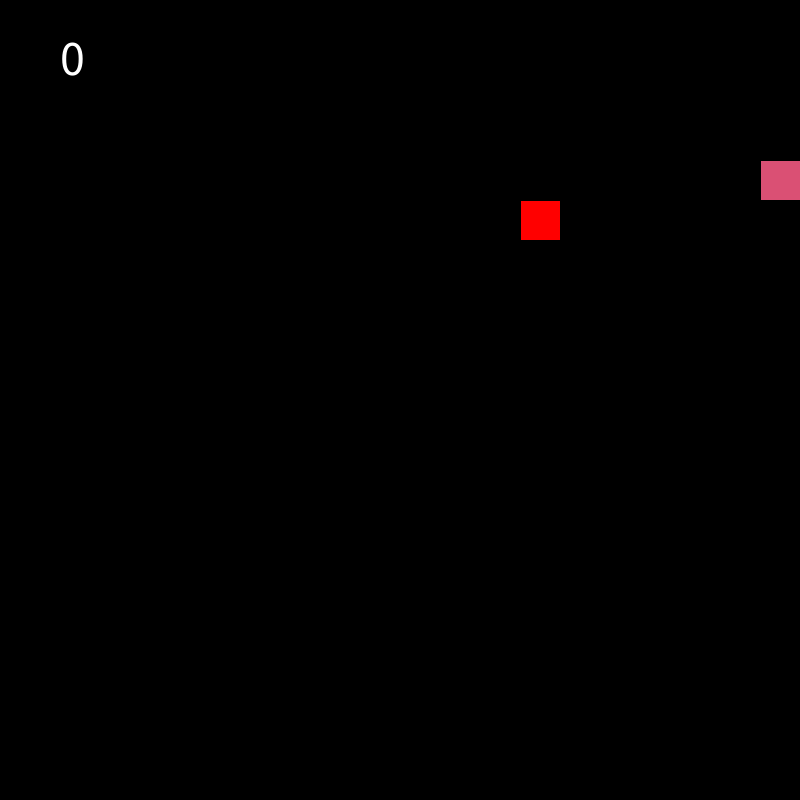
Frame 1 (no input)
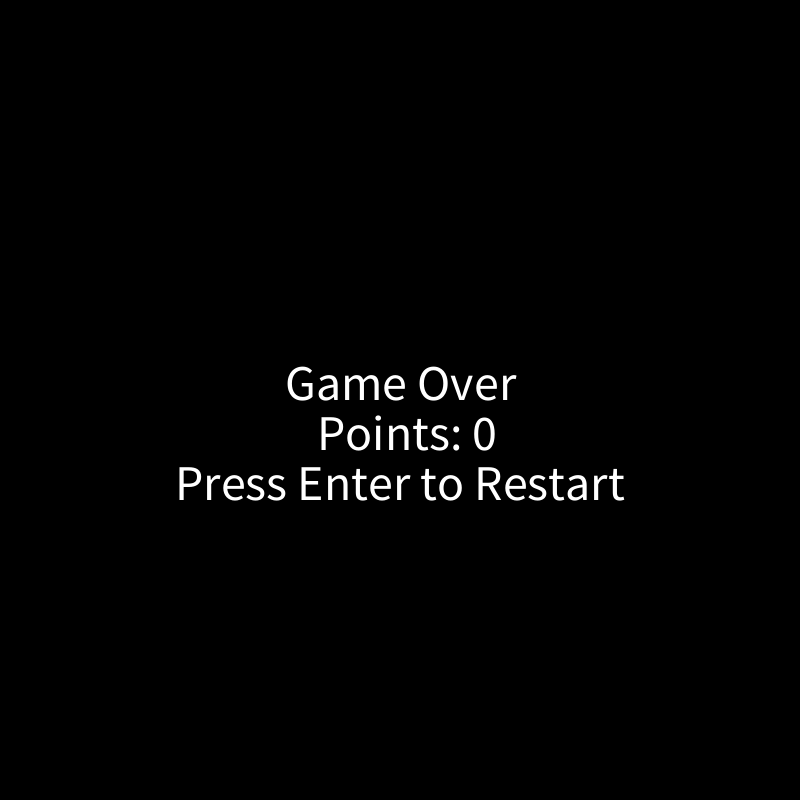
Frame 60 (the mouse pressed at the canvas centre just before this capture)
Frame 120 (the mouse held since frame 60 and released just before this capture): identical to frame 60, image omitted

The Processing sketch that drew these frames (run headless with seeded random() and noise(); from frame 60 on, the mouse is pressed at the canvas centre):

// Processing sketch: exercicio1
// ── exercicio1.pde
Snake cobra;
Food objective;

boolean gameRunning;
boolean menu;

void setup(){
  size(800,800);
  cobra = new Snake(color(255,0,0), 40);
  objective = new Food(1,40,40,40);
  objective.spaw();
  gameRunning = true;
}


void draw(){

  frameRate(12);
  background(0);

  // Draw some tiles for positioning
  /* for (int x = 0; x < floor(width/40); x++){ */
  /*   for (int y = 0; y < floor(height/40); y++){ */
  /*     noFill(); */
  /*     stroke(255); */
  /*     rect(x*40,y*40,40,40); */
  /*   } */
  /* } */
  /* noStroke(); */


  if (gameRunning){
    cobra.update(objective);
    objective.draw();
    cobra.draw();
    fill(255);
    textSize(50);
    text(cobra.points,60,75);
  }
  else{
    text("Game Over", width/2 - textWidth("Game Over")/2, height/2);
    text("Press Enter to Restart", width/2 - textWidth("Press Enter to Restart")/2, height/2 + 2*height/16);
    text("Points: " + cobra.points, width/2 - textWidth("Points:  ")/2, height/2 + height/16);
  }
}

void restart(Snake cobra, Food comida){
  cobra.tail_x.clear();
  cobra.tail_y.clear();
  cobra.points = 0;
  cobra.velx = 1;
  cobra.vely = 0;
  cobra.posx = floor(random(width/cobra.tamanho));
  cobra.posy = floor(random(height/cobra.tamanho));
  comida.spaw();
  gameRunning = true;

}
void gameOver(){
  gameRunning = false;
}

void keyPressed(){
  if (key == 'a'){
    cobra.setDirection(2);
  }
  if (key == 'd'){
    cobra.setDirection(1);
  }
  if (key == 'w'){
    cobra.setDirection(4);
  }
  if (key == 's'){
    cobra.setDirection(3);
  }
  if (key == char(10)){
    restart(cobra,objective);
  }
}

class Food{

  int posx;
  int posy;
  int side;
  color cor;

  Food(color cor, int x, int y, int side){
    this.cor = cor;
    this.posx = x;
    this.posy = y;
    this.side = side;
  }

  void draw() {
    fill(this.cor);
    rect(this.posx * this.side,this.posy * this.side, this.side, this.side);
  }

  void spaw(){
    int x = floor(random(width)/this.side);
    int y = floor(random(height)/this.side);
    float r = random(255);
    float g = random(255);
    float b = random(255);
    this.posx = x;
    this.posy = y;
    this.cor = color(r,g,b);
  }
}

class Snake {

  IntList tail_x;
  IntList tail_y;
  IntList tail_color;
  color cor;
  int tamanho;
  int posx;
  int posy;
  int velx;
  int vely;
  int velocity;
  int points;

  Snake (color cor, int l_tamanho) {
    this.cor = cor;
    this.tamanho = l_tamanho;
    this.posx = floor(random(width)/this.tamanho);;
    this.posy = floor(random(height)/this.tamanho);;
    this.velocity = 1;
    this.velx = 1;
    this.vely = 0;
    this.points = 0;
    this.tail_x = new IntList(this.posx);
    this.tail_y = new IntList(this.posy);
    this.tail_color = new IntList();
  }

  void update(Food myfood){

    for (int i = this.tail_x.size() - 1; i > 0; i--){
      tail_y.set(i, this.tail_y.get(i-1));
      tail_x.set(i, this.tail_x.get(i-1));
    }
    if (tail_x.size() >= 1){
      tail_x.set(0, this.posx);
      tail_y.set(0, this.posy);
    }

    this.posx += this.velx;
    this.posy += this.vely;

    // Checking collision with bounds of window
    if (this.posx + 1 > width/this.tamanho){
      gameOver();
    }
    if (this.posy + 1 > height/this.tamanho){
      gameOver();
    }
    if (this.posx < 0){
      gameOver();
    }
    if (this.posy < 0){
      gameOver();
    }

    // Checking collision with own body parts
    for (int i = 0; i < this.tail_x.size(); i++){
      if ( this.posx == this.tail_x.get(i) && this.posy == this.tail_y.get(i) ){
        gameOver();
      }
    }


    if (intersectSimple(myfood)){
      this.eat(myfood);
      myfood.spaw();
    }
  }


  void reset(){
    this.tail_x.clear();
    this.tail_y.clear();
    this.points = 0;
    this.posx = floor(random(width)/this.tamanho);;
    this.posy = floor(random(height)/this.tamanho);;
  }


  boolean intersectSimple(Food myfood){
    if (this.posx > myfood.posx || myfood.posx > this.posx){
      return false;
    }
    else if (this.posy > myfood.posy || myfood.posy > this.posy){
      return false;
    }
    else {
      return true;
    }
  }

  /* boolean intersect(Food myfood){ */
  /*   if (this.posx > myfood.posx + myfood.side || myfood.posx > this.posx + this.tamanho){ */
  /*     return false; */
  /*   } */
  /*   else if (this.posy > myfood.posy + myfood.side || myfood.posy > this.posy + this.tamanho){ */
  /*     return false; */
  /*   } */
  /*   else { */
  /*     return true; */
  /*   } */
  /* } */

  void draw(){
    for (int i = 0; i < this.tail_x.size(); i++){
      fill(this.tail_color.get(i));
      rect(this.tail_x.get(i) * this.tamanho , this.tail_y.get(i) * this.tamanho, this.tamanho, this.tamanho);
    }
    fill(this.cor);
    rect(this.posx * this.tamanho,this.posy * this.tamanho,this.tamanho, this.tamanho);
  }

  void setDirection(int n){
    if (n == 1){
      if(this.velx == -this.velocity){
        return;
      }
      this.velx = this.velocity;
      this.vely = 0;
    }
    if (n == 2){
      if(this.velx == this.velocity){
        return;
      }
      this.velx = -this.velocity;
      this.vely = 0;
    }
    if (n == 3){
      if(this.vely == -this.velocity){
        return;
      }
      this.vely = this.velocity;
      this.velx = 0;
    }
    if (n == 4){
      if(this.vely == this.velocity){
        return;
      }
      this.vely = -this.velocity;
      this.velx = 0;
    }
  }

  void eat(Food l_food){
      this.points += 1;
      tail_x.append(this.posx);
      tail_y.append(this.posy);
      tail_color.append(l_food.cor);
  }

}
